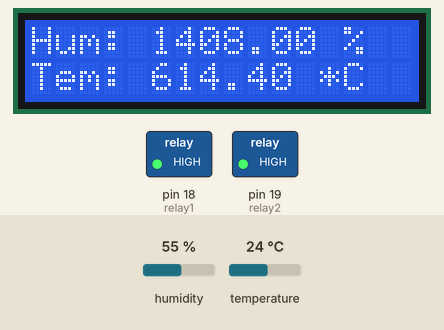
Recording of a sketch running on a simulated Arduino Uno, built with avr-gcc and run on an emulated ATmega328P. Shown: 16×2 character LCD, switched loads named in the sketch (green lamp = pin HIGH). Wiring (inferred from the names in the program): DHT11 sensor: data pin 15. The inputs (shaded band) are chosen by the test bench; at power-on: humidity 55 %, temperature 24 °C.

Above: at 3.2 s.
3.3 s: humidity set to 22 %
At 5.1 s:
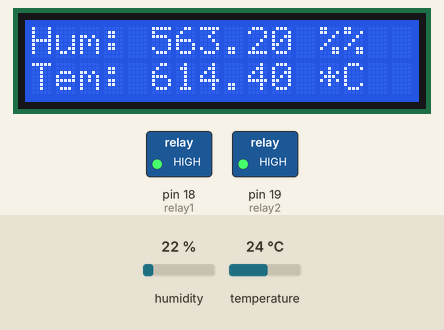
6.1 s: temperature set to 12 °C
At 7.0 s:
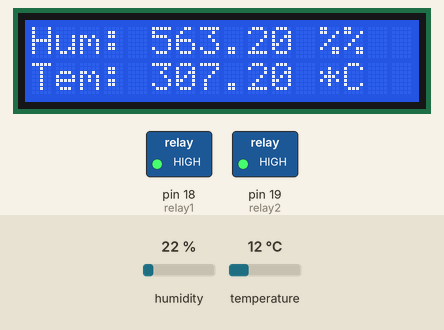
8.9 s: humidity set to 40 %
At 11.9 s:
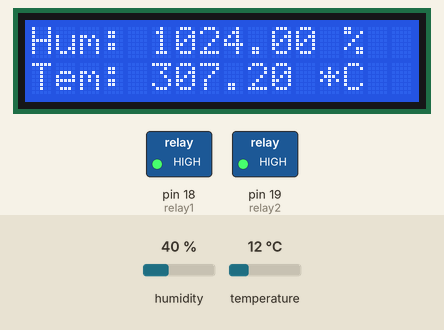
12.2 s: temperature set to 19 °C
At 14.0 s:
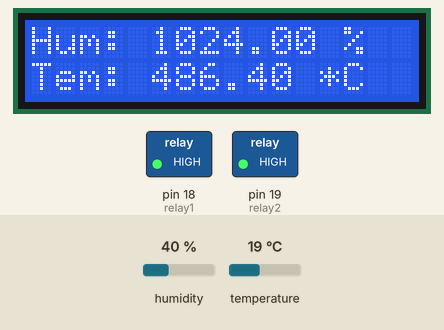
Timing chart, 0 to 15.5 s (numbered marks = the images above; inputs shaded):
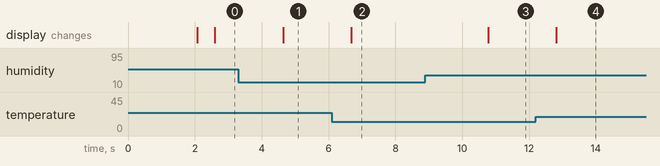

The sketch:

Temperture_and_hunmidity_control.ino
```cpp
#include <LiquidCrystal.h>
#include <DFR_Key.h>
#include "DHT.h"

#define temLowTrigger 9  //Setting the trigger value for the temperture, once the temperture lower than this trigger value, the heater band will start heating
#define humLowTrigger 45 //Setting the trigger value for the humidity, once the humidity lower than this value, start humidification


#define DHTPIN 15     // what pin we're connected to

// Uncomment whatever type you're using!
//#define DHTTYPE DHT11   // DHT 11
#define DHTTYPE DHT22   // DHT 22  (AM2302)
//#define DHTTYPE DHT21   // DHT 21 (AM2301)


// Connect pin 1 (on the left) of the sensor to +5V
// Connect pin 2 of the sensor to whatever your DHTPIN is
// Connect pin 4 (on the right) of the sensor to GROUND
// Connect a 10K resistor from pin 2 (data) to pin 1 (power) of the sensor

const int relay1 =  18;      // the number of the relay 1 pin
const int relay2 =  19;      // the number of the relay 2 pin


DHT dht(DHTPIN, DHTTYPE);


//Pin assignments for DFRobot LCD Keypad Shield
LiquidCrystal lcd(8, 9, 4, 5, 6, 7);
//---------------------------------------------

DFR_Key keypad;

int localKey = 0;
String keyString = "";

void setup()
{

  pinMode(relay1, OUTPUT);
  pinMode(relay2, OUTPUT);
  lcd.begin(16, 2);
  lcd.clear();
  lcd.setCursor(0, 0);
  lcd.print("initializing...");
  lcd.setCursor(0, 1);
  delay(1000);

  Serial.begin(9600);
  dht.begin();
  delay(1000);
  lcd.clear();

  /*
  OPTIONAL
  keypad.setRate(x);
  Sets the sample rate at once every x milliseconds.
  Default: 10ms
  */
  keypad.setRate(10);

  digitalWrite(relay1, HIGH);
  digitalWrite(relay2, HIGH);

}

void loop()
{

  // Reading temperature or humidity takes about 250 milliseconds!
  // Sensor readings may also be up to 2 seconds 'old' (its a very slow sensor)
  float h = dht.readHumidity();
  float t = dht.readTemperature();

  // check if returns are valid, if they are NaN (not a number) then something went wrong!
  if (isnan(t) || isnan(h)) {
    Serial.println("Failed to read from DHT");
  } else {

    //Display
    lcd.setCursor(0, 0);
    lcd.print("Hum: ");
    lcd.print(h);
    lcd.print(" %");

    lcd.setCursor(0, 1);
    lcd.print("Tem: ");
    lcd.print(t);
    lcd.print(" *C");

    if(h < humLowTrigger) //if the humidity lower than the trigger value
      digitalWrite(relay1, LOW); //start humidification
    else
      digitalWrite(relay1, HIGH);

     if(t < temLowTrigger)
      digitalWrite(relay2, LOW);//start heating
    else
      digitalWrite(relay2, HIGH);
  }
}
```

Measured:
- after the input at 3.3 s, the display: changes after 1.3 s (image 1)
- after the input at 6.1 s, the display: changes after 0.59 s (image 2)
- after the input at 8.9 s, the display: changes after 1.9 s (image 3)
- after the input at 12.2 s, the display: changes after 0.62 s (image 4)
